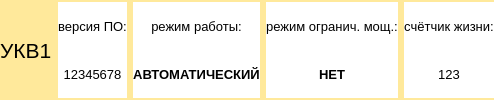
          <widget class="QWidget" name="widget_6" native="true">
           <property name="sizePolicy">
            <sizepolicy hsizetype="Preferred" vsizetype="Minimum">
             <horstretch>0</horstretch>
             <verstretch>0</verstretch>
            </sizepolicy>
           </property>
           <property name="minimumSize">
            <size>
             <width>0</width>
             <height>35</height>
            </size>
           </property>
           <property name="styleSheet">
            <string notr="true">background-color: rgb(255, 233, 155);</string>
           </property>
           <layout class="QHBoxLayout" name="horizontalLayout_4">
            <property name="leftMargin">
             <number>0</number>
            </property>
            <property name="topMargin">
             <number>2</number>
            </property>
            <property name="rightMargin">
             <number>0</number>
            </property>
            <property name="bottomMargin">
             <number>2</number>
            </property>
            <item>
             <widget class="QLabel" name="label_5">
              <property name="sizePolicy">
               <sizepolicy hsizetype="Minimum" vsizetype="Preferred">
                <horstretch>0</horstretch>
                <verstretch>0</verstretch>
               </sizepolicy>
              </property>
              <property name="font">
               <font>
                <pointsize>16</pointsize>
               </font>
              </property>
              <property name="text">
               <string>УКВ1</string>
              </property>
             </widget>
            </item>
            <item>
             <widget class="QWidget" name="widget_8" native="true">
              <property name="sizePolicy">
               <sizepolicy hsizetype="Expanding" vsizetype="Preferred">
                <horstretch>0</horstretch>
                <verstretch>0</verstretch>
               </sizepolicy>
              </property>
              <property name="styleSheet">
               <string notr="true">background-color: rgb(255, 255, 255);</string>
              </property>
              <layout class="QVBoxLayout" name="verticalLayout_4">
               <property name="spacing">
                <number>0</number>
               </property>
               <property name="leftMargin">
                <number>0</number>
               </property>
               <property name="topMargin">
                <number>0</number>
               </property>
               <property name="rightMargin">
                <number>0</number>
               </property>
               <property name="bottomMargin">
                <number>0</number>
               </property>
               <item>
                <widget class="QLabel" name="label_6">
                 <property name="font">
                  <font>
                   <pointsize>10</pointsize>
                  </font>
                 </property>
                 <property name="text">
                  <string>версия ПО:</string>
                 </property>
                 <property name="alignment">
                  <set>Qt::AlignCenter</set>
                 </property>
                </widget>
               </item>
               <item>
                <widget class="QLabel" name="label_7">
                 <property name="font">
                  <font>
                   <pointsize>10</pointsize>
                  </font>
                 </property>
                 <property name="text">
                  <string>12345678</string>
                 </property>
                 <property name="alignment">
                  <set>Qt::AlignCenter</set>
                 </property>
                </widget>
               </item>
              </layout>
             </widget>
            </item>
            <item>
             <widget class="QWidget" name="widget_9" native="true">
              <property name="sizePolicy">
               <sizepolicy hsizetype="Expanding" vsizetype="Preferred">
                <horstretch>0</horstretch>
                <verstretch>0</verstretch>
               </sizepolicy>
              </property>
              <property name="styleSheet">
               <string notr="true">background-color: rgb(255, 255, 255);</string>
              </property>
              <layout class="QVBoxLayout" name="verticalLayout_6">
               <property name="spacing">
                <number>0</number>
               </property>
               <property name="leftMargin">
                <number>0</number>
               </property>
               <property name="topMargin">
                <number>0</number>
               </property>
               <property name="rightMargin">
                <number>0</number>
               </property>
               <property name="bottomMargin">
                <number>0</number>
               </property>
               <item>
                <widget class="QLabel" name="label_11">
                 <property name="font">
                  <font>
                   <pointsize>10</pointsize>
                  </font>
                 </property>
                 <property name="text">
                  <string>режим работы:</string>
                 </property>
                 <property name="alignment">
                  <set>Qt::AlignCenter</set>
                 </property>
                </widget>
               </item>
               <item>
                <widget class="QLabel" name="label_12">
                 <property name="font">
                  <font>
                   <pointsize>10</pointsize>
                   <weight>75</weight>
                   <bold>true</bold>
                  </font>
                 </property>
                 <property name="text">
                  <string>АВТОМАТИЧЕСКИЙ</string>
                 </property>
                 <property name="alignment">
                  <set>Qt::AlignCenter</set>
                 </property>
                </widget>
               </item>
              </layout>
             </widget>
            </item>
            <item>
             <widget class="QWidget" name="widget_11" native="true">
              <property name="sizePolicy">
               <sizepolicy hsizetype="Expanding" vsizetype="Preferred">
                <horstretch>0</horstretch>
                <verstretch>0</verstretch>
               </sizepolicy>
              </property>
              <property name="styleSheet">
               <string notr="true">background-color: rgb(255, 255, 255);</string>
              </property>
              <layout class="QVBoxLayout" name="verticalLayout_11">
               <property name="spacing">
                <number>0</number>
               </property>
               <property name="leftMargin">
                <number>0</number>
               </property>
               <property name="topMargin">
                <number>0</number>
               </property>
               <property name="rightMargin">
                <number>0</number>
               </property>
               <property name="bottomMargin">
                <number>0</number>
               </property>
               <item>
                <widget class="QLabel" name="label_23">
                 <property name="font">
                  <font>
                   <pointsize>10</pointsize>
                  </font>
                 </property>
                 <property name="text">
                  <string>режим огранич. мощ.:</string>
                 </property>
                 <property name="alignment">
                  <set>Qt::AlignCenter</set>
                 </property>
                </widget>
               </item>
               <item>
                <widget class="QLabel" name="label_24">
                 <property name="font">
                  <font>
                   <pointsize>10</pointsize>
                   <weight>75</weight>
                   <bold>true</bold>
                  </font>
                 </property>
                 <property name="text">
                  <string>НЕТ</string>
                 </property>
                 <property name="alignment">
                  <set>Qt::AlignCenter</set>
                 </property>
                </widget>
               </item>
              </layout>
             </widget>
            </item>
            <item>
             <widget class="QWidget" name="widget_20" native="true">
              <property name="sizePolicy">
               <sizepolicy hsizetype="Expanding" vsizetype="Preferred">
                <horstretch>0</horstretch>
                <verstretch>0</verstretch>
               </sizepolicy>
              </property>
              <property name="styleSheet">
               <string notr="true">background-color: rgb(255, 255, 255);</string>
              </property>
              <layout class="QVBoxLayout" name="verticalLayout_35">
               <property name="spacing">
                <number>0</number>
               </property>
               <property name="leftMargin">
                <number>0</number>
               </property>
               <property name="topMargin">
                <number>0</number>
               </property>
               <property name="rightMargin">
                <number>0</number>
               </property>
               <property name="bottomMargin">
                <number>0</number>
               </property>
               <item>
                <widget class="QLabel" name="label_74">
                 <property name="font">
                  <font>
                   <pointsize>10</pointsize>
                  </font>
                 </property>
                 <property name="text">
                  <string>счётчик жизни:</string>
                 </property>
                 <property name="alignment">
                  <set>Qt::AlignCenter</set>
                 </property>
                </widget>
               </item>
               <item>
                <widget class="QLabel" name="label_75">
                 <property name="font">
                  <font>
                   <pointsize>10</pointsize>
                  </font>
                 </property>
                 <property name="text">
                  <string>123</string>
                 </property>
                 <property name="alignment">
                  <set>Qt::AlignCenter</set>
                 </property>
                </widget>
               </item>
              </layout>
             </widget>
            </item>
           </layout>
          </widget>
